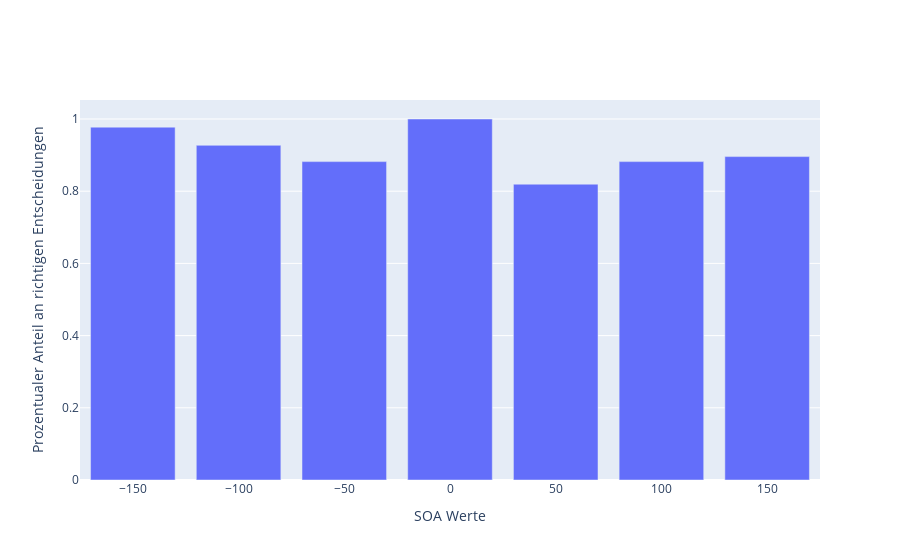

The code cell stored with this chart in its notebook:
### Code cell
import plotly.graph_objects as go
data = []

for soa in all_soas:
    index = np.argwhere(all_decisions[:,0]==soa)
    n = index.shape[0]
    right_decisions = np.sum(all_decisions[index,1])
    data.append(right_decisions/n)

fig = go.Figure([go.Bar(x=all_soas, y=data)])
fig.update_layout(
    yaxis_title="Prozentualer Anteil an richtigen Entscheidungen",xaxis_title="SOA Werte"
)
fig.show()

### Figure 1 — Plotly figure (JSON) as saved in the notebook; plotly's stock layout.template omitted (floating-point values rounded to 4 significant figures)
{"data": [{"type": "bar", "x": [-150, -100, -50, 0, 50, 100, 150], "y": [0.9774, 0.9271, 0.8819, 1, 0.8194, 0.8819, 0.8958]}], "layout": {"xaxis": {"title": {"text": "SOA Werte"}}, "yaxis": {"title": {"text": "Prozentualer Anteil an richtigen Entscheidungen"}}}}
